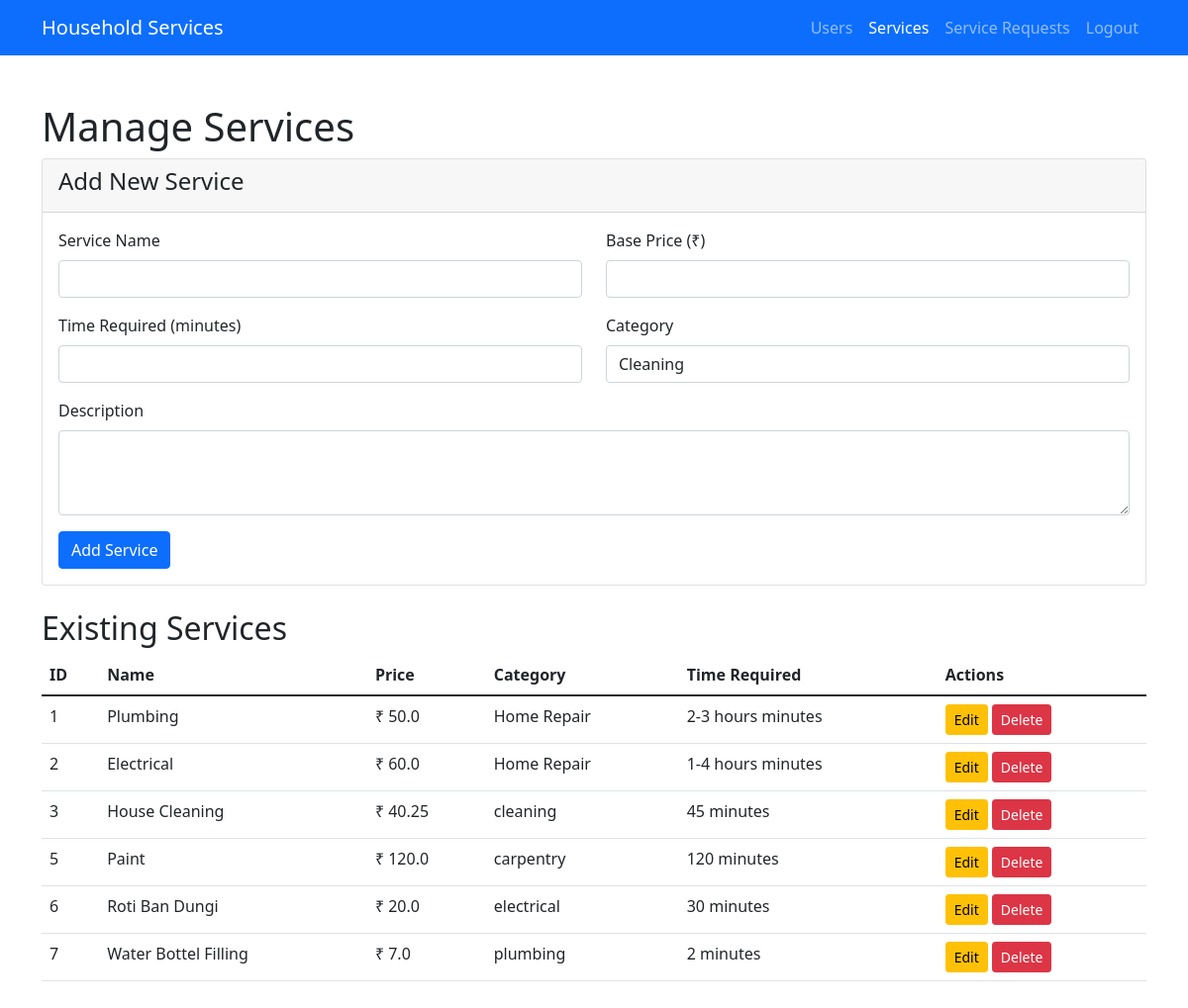
/admin/services (signed in), run on the app's committed database.
### models.py (models this page shows)
class Service(db.Model):
    __tablename__ = 'service'
    id = db.Column(db.Integer, primary_key=True)
    name = db.Column(db.String(100), nullable=False)
    price = db.Column(db.Float, nullable=False)
    description = db.Column(db.Text)
    time_required = db.Column(db.String(50))
    category = db.Column(db.String(50))
    image_url = db.Column(db.String(200))  # For service images
    is_active = db.Column(db.Boolean, default=True)  # To temporarily disable services
    created_at = db.Column(db.DateTime, default=datetime.utcnow)
    min_experience_required = db.Column(db.Integer, default=0)
    availability = db.Column(db.String(50), default='24/7')

### app.py (the view, shortened to what this page needs)
@app.route('/admin/services', methods=['GET', 'POST'])
@login_required
def admin_services():
    if current_user.role == 'admin':
        services = Service.query.all()
        return render_template('admin_services.html', services=services)
    else:
        flash('You are not authorized to access this page.', 'danger')
        return redirect(url_for('dashboard'))

### app.py (called while the page is built)
@login_manager.user_loader
def load_user(user_id):
    return User.query.get(int(user_id))

### templates/admin_services.html (shortened to what this page needs)
<!DOCTYPE html>
<html lang="en">
<head>
  <link rel="stylesheet" href="https://cdn.jsdelivr.net/npm/bootstrap@5.1.3/dist/css/bootstrap.min.css">
</head>
<body>
  <nav class="navbar navbar-expand-lg navbar-dark bg-primary">
    <div class="container">
      <a class="navbar-brand" href="{{ url_for('index') }}">Household Services</a>
      <div class="collapse navbar-collapse" id="navbarNav">
        <ul class="navbar-nav ms-auto">
          <li class="nav-item">
            <a class="nav-link" href="{{ url_for('admin_users') }}">Users</a>
          </li>
          <li class="nav-item">
            <a class="nav-link active" href="{{ url_for('admin_services') }}">Services</a>
          </li>
          <li class="nav-item">
            <a class="nav-link" href="{{ url_for('service_requests') }}">Service Requests</a>
          </li>
          <li class="nav-item">
            <a class="nav-link" href="{{ url_for('logout') }}">Logout</a>
          </li>
        </ul>
      </div>
    </div>
  </nav>
  <div class="container my-5">
    <h1>Manage Services</h1>
    <div class="card mb-4">
      <div class="card-header">
        <h4>Add New Service</h4>
      </div>
      <div class="card-body">
        <form method="POST">
          <div class="row">
            <div class="col-md-6 mb-3">
              <label for="name" class="form-label">Service Name</label>
              <input type="text" class="form-control" id="name" name="name" required>
            </div>
            <div class="col-md-6 mb-3">
              <label for="price" class="form-label">Base Price (₹)</label>
              <input type="number" class="form-control" id="price" name="price" step="0.01" required>
            </div>
            <div class="col-md-6 mb-3">
              <label for="time_required" class="form-label">Time Required (minutes)</label>
              <input type="number" class="form-control" id="time_required" name="time_required" required>
            </div>
            <div class="col-md-6 mb-3">
              <label for="category" class="form-label">Category</label>
              <select class="form-control" id="category" name="category" required>
                <option value="cleaning">Cleaning</option>
              </select>
            </div>
            <div class="col-12 mb-3">
              <label for="description" class="form-label">Description</label>
              <textarea class="form-control" id="description" name="description" rows="3" required></textarea>
            </div>
          </div>
          <button type="submit" class="btn btn-primary">Add Service</button>
        </form>
      </div>
    </div>
    <h2>Existing Services</h2>
    <table class="table">
      <thead>
        <tr>
          <th>ID</th>
          <th>Name</th>
          <th>Price</th>
          <th>Category</th>
          <th>Time Required</th>
          <th>Actions</th>
        </tr>
      </thead>
      <tbody>
        {% for service in services %}
          <tr>
            <td>{{ service.id }}</td>
            <td>{{ service.name }}</td>
            <td>₹ {{ service.price }}</td>
            <td>{{ service.category }}</td>
            <td>{{ service.time_required }} minutes</td>
            <td>
              <button class="btn btn-warning btn-sm" data-bs-toggle="modal" data-bs-target="#editModal{{ service.id }}">
                Edit
              </button>
              <form method="POST" action="{{ url_for('admin_services') }}" class="d-inline">
                <button type="submit" class="btn btn-danger btn-sm" onclick="return confirm('Are you sure you want to delete this service?')">
                  Delete
                </button>
              </form>
            </td>
          </tr>
        {% endfor %}
      </tbody>
    </table>
  </div>
</body>
</html>

### data on the page
Service: id "1", name "Plumbing", price "50.0", category "Home Repair", time_required "2-3 hours"
Service: id "2", name "Electrical", price "60.0", category "Home Repair", time_required "1-4 hours"
Service: id "3", name "House Cleaning", price "40.25", category "cleaning", time_required "45"
Service: id "5", name "Paint", price "120.0", category "carpentry", time_required "120"
Service: id "6", name "Roti Ban Dungi", price "20.0", category "electrical", time_required "30"
Service: id "7", name "Water Bottel Filling", price "7.0", category "plumbing", time_required "2"
